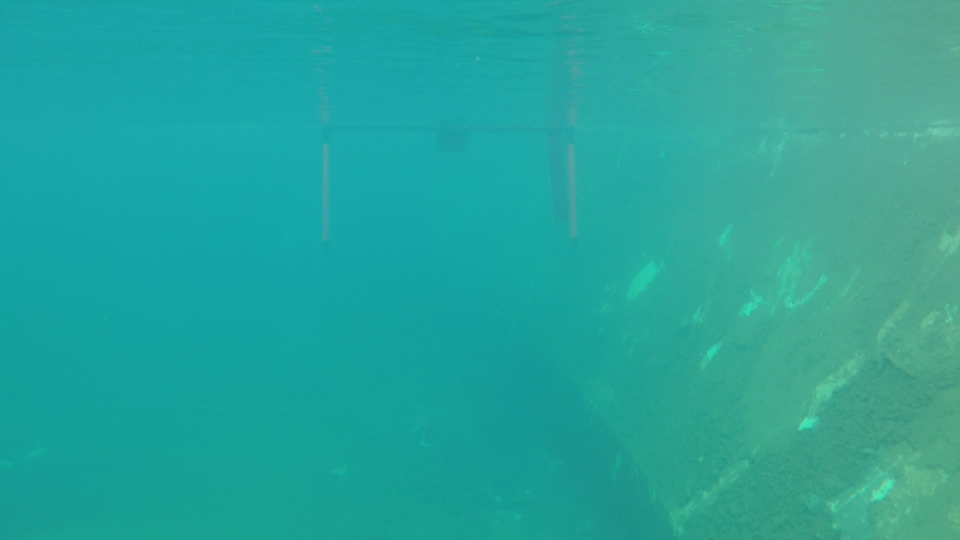
#> input picture data/raw_Moment.jpg, 1920 x 1080 px (shown at 1/2 size)
$ python -i roi_image.py   (imports and definitions only)   (older library calls are emulated)
#> lines starting #> are read from the running program, lines starting #| are printed output that depends on the picture
#> further down, picture is the input picture: shape (1080, 1920, 3); mean B, G, R 155.2, 164.7, 38
#> in cluster, `hsv = cv.cvtColor(src, cv.COLOR_BGR2HSV)`: hsv: shape (1080, 1920, 3); mean H, S, V 87.3, 196.9, 165.2
import cv2 as cv
import numpy as np

# Free parameters of the system
IMG_RESIZE_SCALE = 1/3
NUM_CLUSTERS = 5

# [11 lines left out: function preprocess, not called in this run]

def gradient(src):
    # Compute gradient using grayscale image
    scale = 1
    delta = 0
    ddepth = cv.CV_16S
    grad_x = cv.Sobel(src, ddepth, 1, 0, ksize=3, scale=scale, delta=delta, borderType=cv.BORDER_DEFAULT)
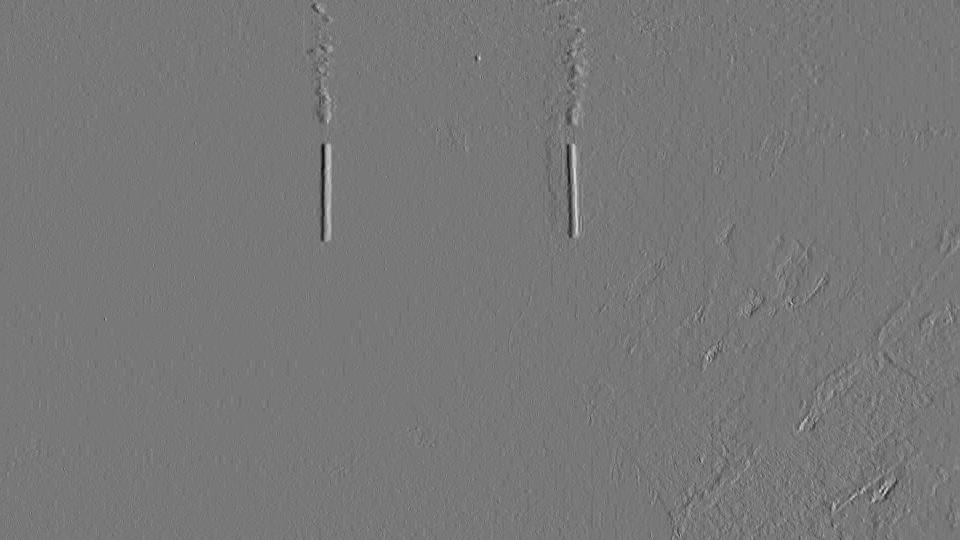
#> grad_x: shape (1080, 1920) int16 (shown at 1/2 size); min -116, max 129, mean -0.4; drawn with min black and max white
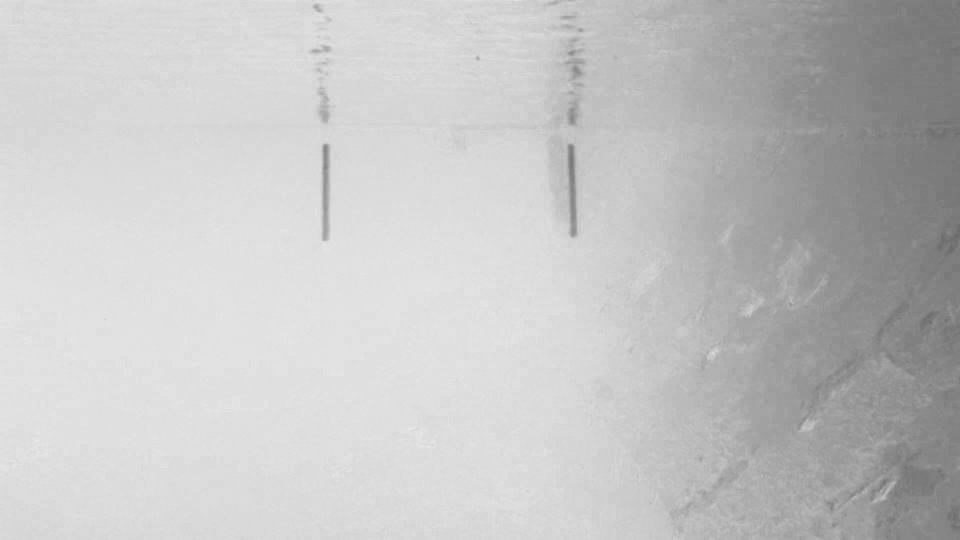
#> src: shape (1080, 1920) (shown at 1/2 size); min 105, max 233, mean 196.9
    grad_y = cv.Sobel(src, ddepth, 0, 1, ksize=3, scale=scale, delta=delta, borderType=cv.BORDER_DEFAULT)
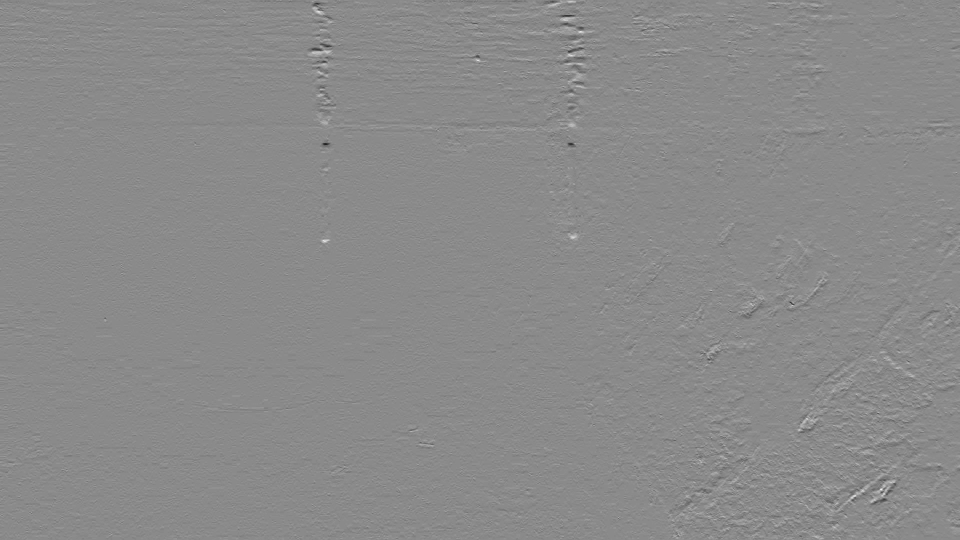
#> grad_y: shape (1080, 1920) int16 (shown at 1/2 size); min -140, max 117, mean 0; drawn with min black and max white
    abs_grad_x = cv.convertScaleAbs(grad_x)
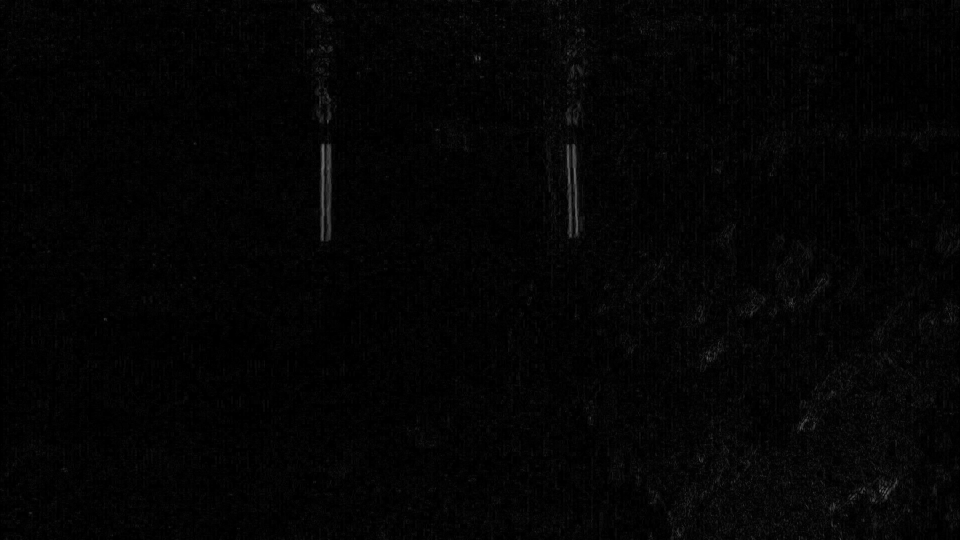
#> abs_grad_x: shape (1080, 1920) (shown at 1/2 size); min 0, max 129, mean 3.9
    abs_grad_y = cv.convertScaleAbs(grad_y)
    grad = np.expand_dims(cv.addWeighted(abs_grad_x, 0.5, abs_grad_y, 0.5, 0), axis=2)
    return grad

def cluster(src):

    # Compute gradient on saturation channel of image (seems to have best response to pole)
    hsv = cv.cvtColor(src, cv.COLOR_BGR2HSV)
    grad = gradient(hsv[:,:,1])

    # Create color mask on HSV image
    err = 30
    upper = (97+err, 56+err, 158+err)
    lower = (97-err, 56-err, 158-err)
    color_mask = cv.inRange(hsv, lower, upper)
#> color_mask: shape (1080, 1920); every value is 0

    # Create features where each feature vector is [hue, sat, val, grad_magnitude, color_mask]
    features = cv.merge([hsv, grad, color_mask ]).reshape((hsv.shape[0]*hsv.shape[1], 5))
    features_float = np.float32(features)

    # K Means segmentation, cluster pixels using k means then segment image using grayscale values
    num_clusters = NUM_CLUSTERS
    criteria = (cv.TERM_CRITERIA_EPS + cv.TERM_CRITERIA_MAX_ITER, 100, 1.0)
    ret,labels,center=cv.kmeans(features_float,num_clusters,None,criteria,3,cv.KMEANS_RANDOM_CENTERS)
#> ret = 178106836.2; center = [[81.79, 132.3, 168.9, 4.21, 0], [88.79, 220.2, 163.5, 3.01, 0], [83.57, 156.2, 169.8, 5.85, 0], [87.46, 196.9, 165.5, 5.34, 0], [85.31, 175.9, 167.8, 7.38, 0]]
    labels = labels.reshape(hsv.shape[0], hsv.shape[1])
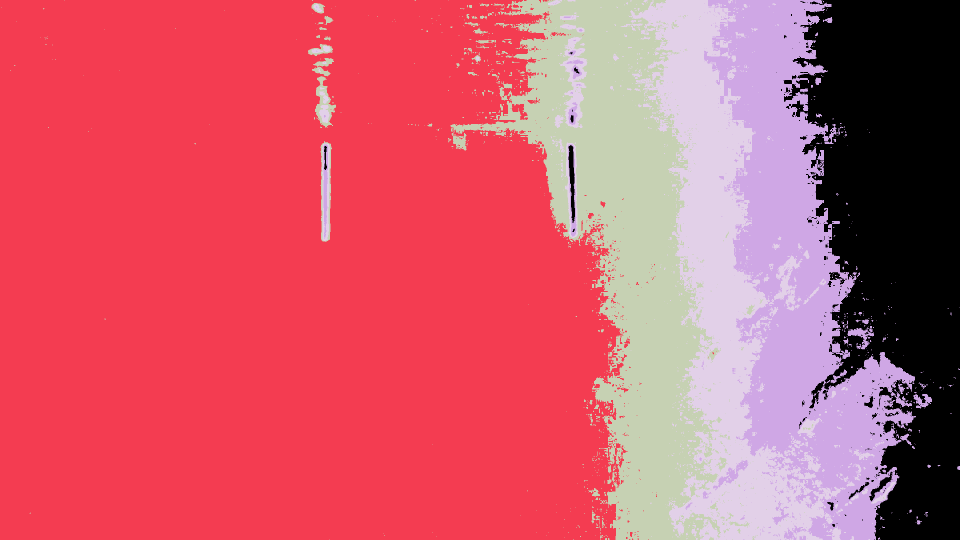
#> labels: shape (1080, 1920) int32 (shown at 1/2 size); 5 distinct labels, from 0 to 4; one colour per label, 0 black
    labelled_image = (labels.astype(np.float)/(num_clusters-1))
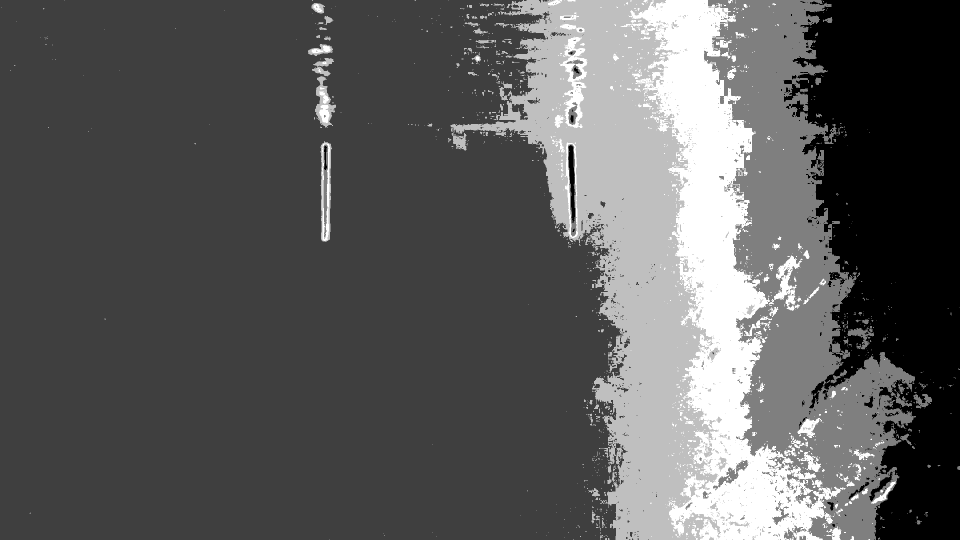
#> labelled_image: shape (1080, 1920) float64 (shown at 1/2 size); min 0, max 1, mean 0.359
    labelled_image = (labelled_image*255).astype(np.uint8)

    return color_mask,  labelled_image

# [75 lines left out: functions morphological, convex_hulls, segmentation, not called in this run]

##################################
# Video
##################################
# [19 lines not run here, left out]

# [12 lines of commented-out code are left out]

>>> import cv2
>>> picture = cv2.imread('data/raw_Moment.jpg')
>>> result = cluster(picture)
